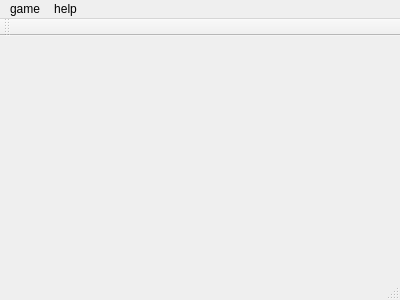
<?xml version="1.0" encoding="UTF-8"?>
<ui version="4.0">
 <class>MainWindow</class>
 <widget class="QMainWindow" name="MainWindow">
  <property name="geometry">
   <rect>
    <x>0</x>
    <y>0</y>
    <width>400</width>
    <height>300</height>
   </rect>
  </property>
  <property name="windowTitle">
   <string>mineSweeper</string>
  </property>
  <widget class="QWidget" name="centralWidget"/>
  <widget class="QMenuBar" name="menuBar">
   <property name="geometry">
    <rect>
     <x>0</x>
     <y>0</y>
     <width>400</width>
     <height>23</height>
    </rect>
   </property>
   <widget class="QMenu" name="menu">
    <property name="title">
     <string>game</string>
    </property>
    <addaction name="actionNew_game"/>
    <addaction name="actionConfig"/>
    <addaction name="separator"/>
    <addaction name="actionQuit"/>
   </widget>
   <widget class="QMenu" name="menuHelp">
    <property name="title">
     <string>help</string>
    </property>
    <addaction name="actionAbout"/>
   </widget>
   <addaction name="menu"/>
   <addaction name="menuHelp"/>
  </widget>
  <widget class="QToolBar" name="mainToolBar">
   <attribute name="toolBarArea">
    <enum>TopToolBarArea</enum>
   </attribute>
   <attribute name="toolBarBreak">
    <bool>false</bool>
   </attribute>
  </widget>
  <widget class="QStatusBar" name="statusBar"/>
  <action name="actionNew_game">
   <property name="text">
    <string>new game</string>
   </property>
  </action>
  <action name="actionConfig">
   <property name="text">
    <string>config</string>
   </property>
  </action>
  <action name="actionQuit">
   <property name="text">
    <string>quit</string>
   </property>
  </action>
  <action name="actionAbout">
   <property name="text">
    <string>about</string>
   </property>
  </action>
 </widget>
 <layoutdefault spacing="6" margin="11"/>
 <resources/>
 <connections/>
</ui>
